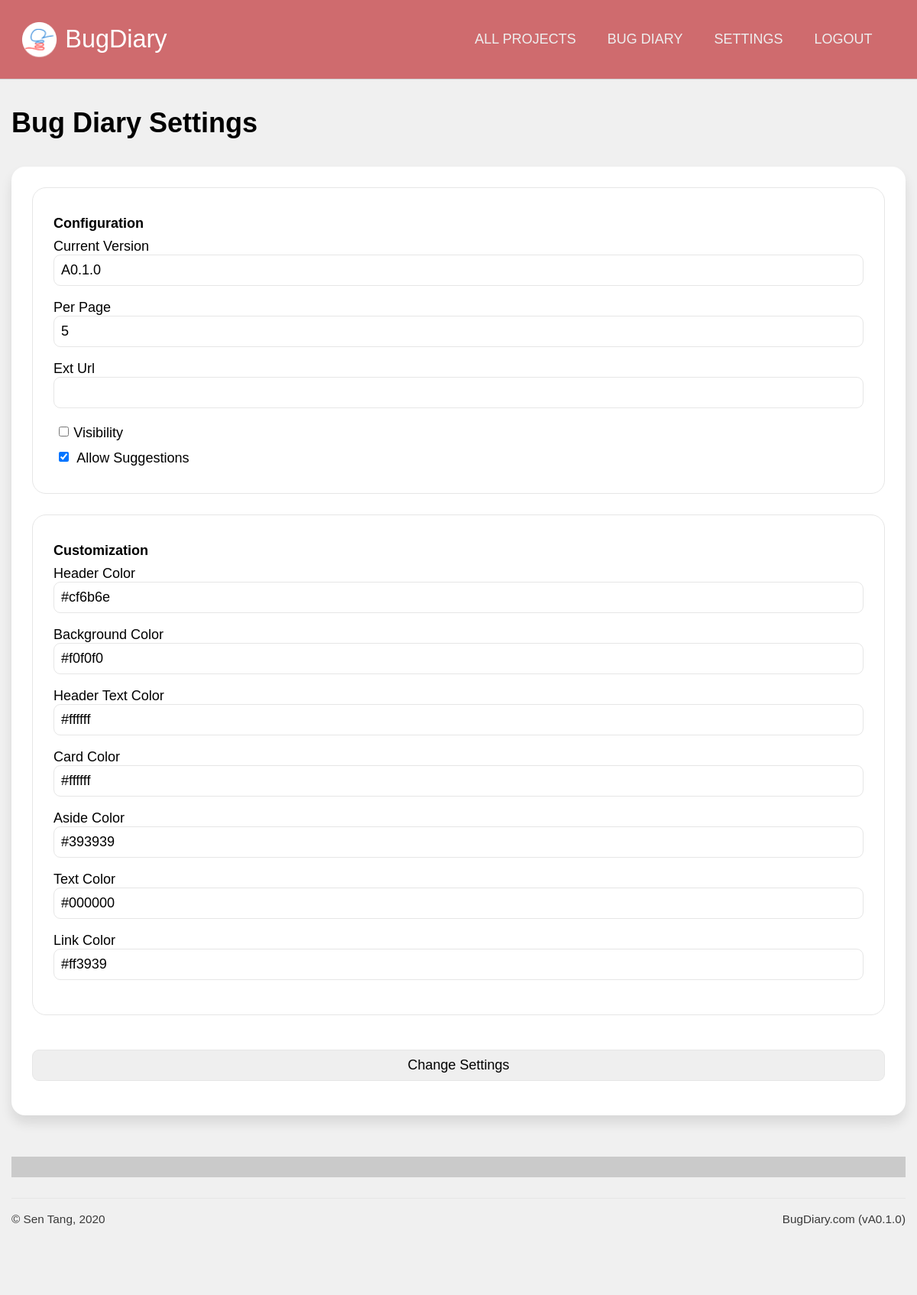
Page /projects/settings/kCXoYeCCX3AcZxZbTnHmT3 (signed in) on the earlier database version.
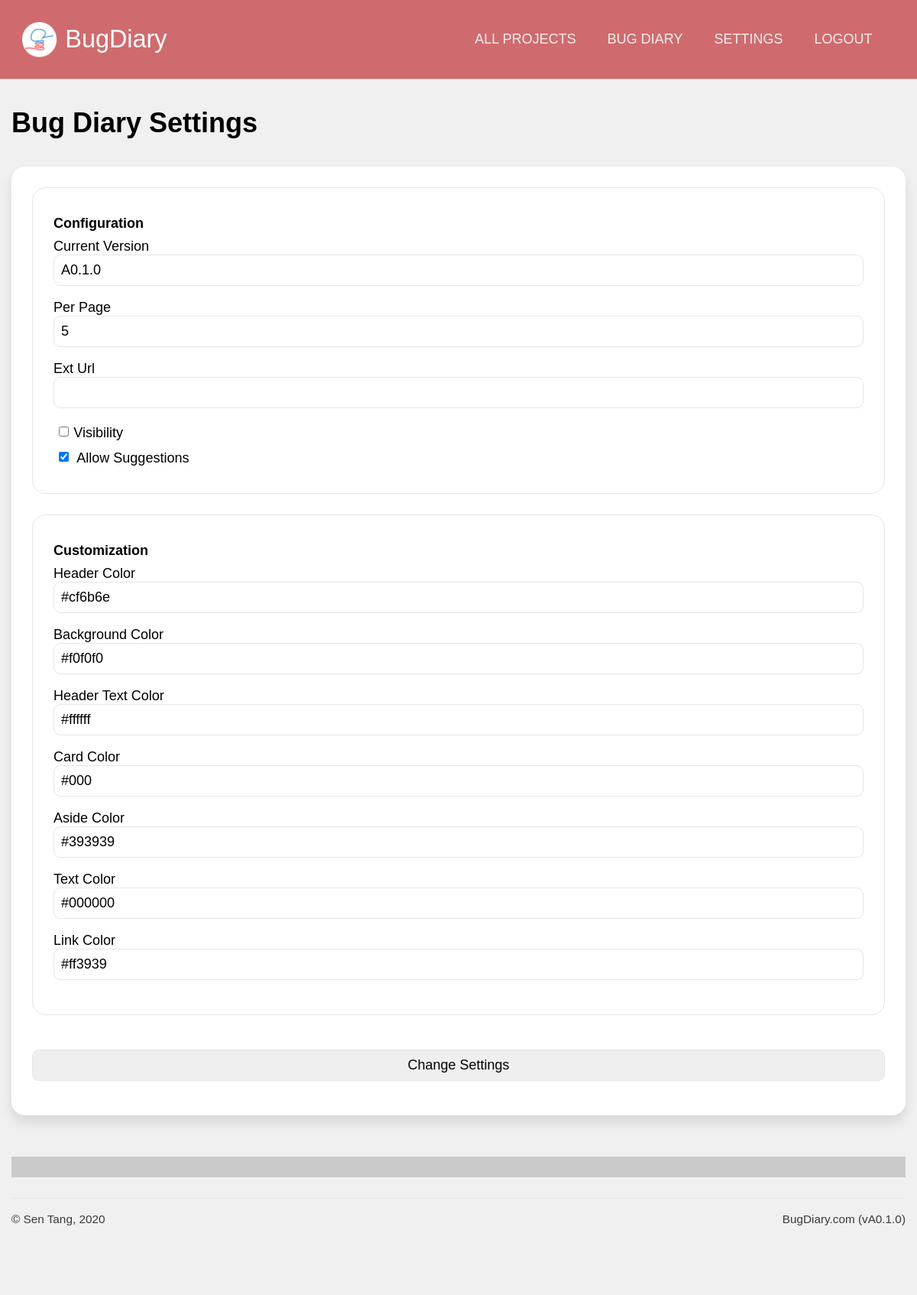
Same page on the later database version.
### application/models.py (models this page shows, shortened)
class Project_settings(db.Model):
    id = db.Column(db.Integer, primary_key = True)
    ext_url = db.Column(db.String(100), default="")
    current_version = db.Column(db.String(20), index = True, default="V 1.0")
    header_color = db.Column(db.String(7), default="#cf6b6e")
    header_text_color = db.Column(db.String(7), default="#ffffff")
    background_color = db.Column(db.String(7), default="#f0f0f0")
    card_color = db.Column(db.String(7), default="#ffffff")
    aside_color = db.Column(db.String(7), default="#393939")
    text_color = db.Column(db.String(7), default="#000000")
    link_color = db.Column(db.String(7), default="#ff3939")
    per_page = db.Column(db.Integer, default=10)
    visibility = db.Column(db.Integer, default=1)
    allow_suggestions = db.Column(db.Integer, default=0)
    guest_view = db.Column(db.Integer, default=0)
    project = db.Column(db.Integer, db.ForeignKey('projects.id')) #linked

### application/projects/views.py (the view, shortened to what this page needs)
@projects.route('/settings/<string:project_url>', methods = ['post', 'get'])
@login_required
def settings(project_url):
    target_project = Projects.query.filter_by(url = project_url).first()
    form = settings_form(obj = target_project.settings)
    return render_template('settings.html', form = form, project = target_project)

### application/projects/forms.py
class settings_form(FlaskForm):
    current_version = StringField()
    per_page = StringField()
    visibility = BooleanField()
    allow_suggestions = BooleanField()
    ext_url = StringField()
    header_color = StringField()
    background_color = StringField()
    header_text_color = StringField()
    card_color = StringField()
    aside_color = StringField()
    text_color = StringField()
    link_color = StringField()
    submit = SubmitField('Change Settings')

### application/models.py (called while the page is built)
@login_manager.user_loader
def load_user(user_id):
    return Users.query.get(user_id)

### application/projects/templates/projects/settings.html (shortened to what this page needs)
{% extends 'confined.html' %}
{% block custom_nav %}
<a href="{{ url_for('users.dashboard') }}">All projects</a>
<a href="{{ url_for('projects.dashboard', project_url = project.url) }}">{{project.name}}</a>
<a href="{{ url_for('projects.settings', project_url = project.url) }}">Settings</a>
<a href="{{ url_for('users.logout') }}">Logout</a>
{% endblock %}
{% import 'macros.html' as macros %}
{% block main %}
<h1>{{project.name}} Settings</h1>
<div class="main-aside">
    <main>
        <div class="bg-white shadowed rounded block">
            <form method="post">
                <div class="lined rounded block">
                    <h5>Configuration</h5>
                    {{ form.current_version.label }}{{ form.current_version }}
                    {{ form.per_page.label }}{{ form.per_page }}
                    {{ form.ext_url.label }}{{ form.ext_url }}
                    {{ form.visibility }}{{ form.visibility.label }} <br>
                    {{ form.allow_suggestions }}
                    {{ form.allow_suggestions.label }}
                </div>
                <div class="lined rounded block">
                    <h5>Customization</h5>
                    {{ form.header_color.label }}{{ form.header_color }}
                    {{ form.background_color.label }}{{ form.background_color }}
                    {{ form.header_text_color.label }}
                    {{ form.header_text_color }}
                    {{ form.card_color.label }}{{ form.card_color }}
                    {{ form.aside_color.label }}{{ form.aside_color }}
                    {{ form.text_color.label }}{{ form.text_color }}
                    {{ form.link_color.label }}{{ form.link_color }}
                </div>
                {{ form.submit }}
            </form>
        </div>
    </main>
    <aside>
        <div class="sidebar-block bg-gray">
        </div>
    </aside>
</div>
{% endblock %}

Differences in the rows shown:
changed Project_settings "#cf6b6e": card_color "#ffffff" → "#000"
